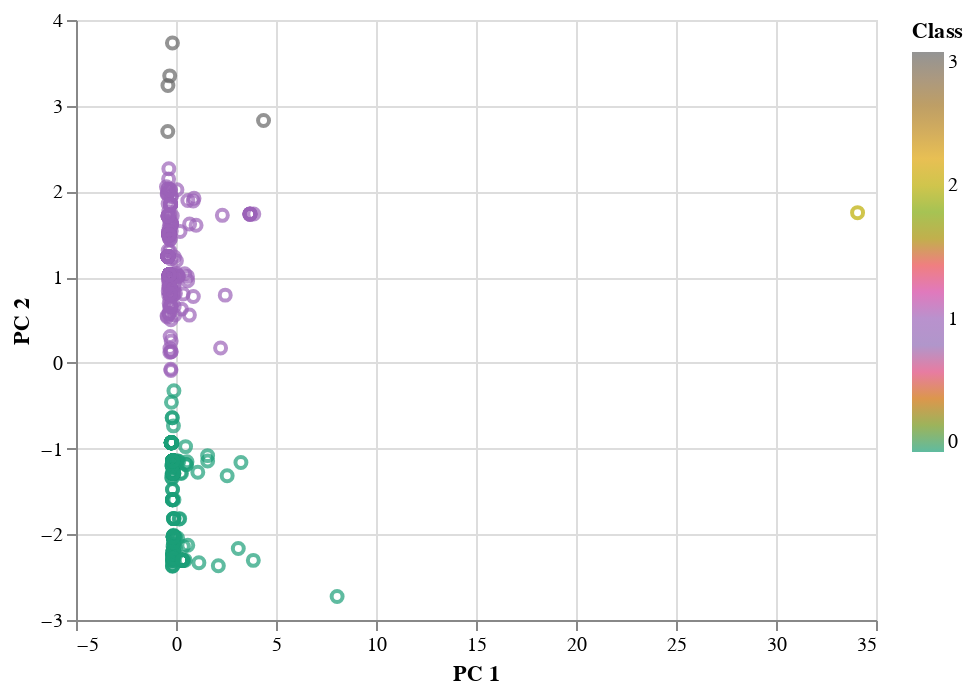

This figure's notebook cell:
### Markdown cell above
### Visualizing Results

#### 3D-Scatter with Clusters

### Code cell
# Create a 3D-Scatter with the PCA data and the clusters
#fig = px.scatter_3d(
#    clustered_df,
#    hover_name="CoinName",
#    hover_data=["Algorithm"],
#    x="PC 3",
#    y="PC 2",
#    z="PC 1",
#    color="Class",
#    symbol="Class",
#    width=800,
#)
#fig.update_layout(legend=dict(x=0, y=1))
#fig.show()

alt.Chart(clustered_df).mark_point().encode(
    alt.X('PC 1', scale=alt.Scale(zero=False)),
    alt.Y('PC 2', scale=alt.Scale(zero=False)),
    color=alt.Color('Class', scale=alt.Scale(scheme='dark2')),
    tooltip=["CoinName", "Algorithm", "TotalCoinsMined", "TotalCoinSupply"]
).interactive()

### Figure 1 — Vega-Lite specification as saved in the notebook (floating-point values rounded to 4 significant figures; data arrays with more than 128 entries replaced by an {"elided": "..."} marker saying what was removed)
{"config": {"view": {"continuousWidth": 400, "continuousHeight": 300}}, "data": {"name": "data-e84a96e23d943b9937008db8f88eefe4"}, "mark": "point", "encoding": {"color": {"type": "quantitative", "field": "Class", "scale": {"scheme": "dark2"}}, "tooltip": [{"type": "nominal", "field": "CoinName"}, {"type": "nominal", "field": "Algorithm"}, {"type": "quantitative", "field": "TotalCoinsMined"}, {"type": "nominal", "field": "TotalCoinSupply"}], "x": {"type": "quantitative", "field": "PC 1", "scale": {"zero": false}}, "y": {"type": "quantitative", "field": "PC 2", "scale": {"zero": false}}}, "selection": {"selector001": {"type": "interval", "bind": "scales", "encodings": ["x", "y"]}}, "$schema": "https://vega.github.io/schema/vega-lite/v4.8.1.json", "datasets": {"data-e84a96e23d943b9937008db8f88eefe4": {"elided": "532 records"}}}
